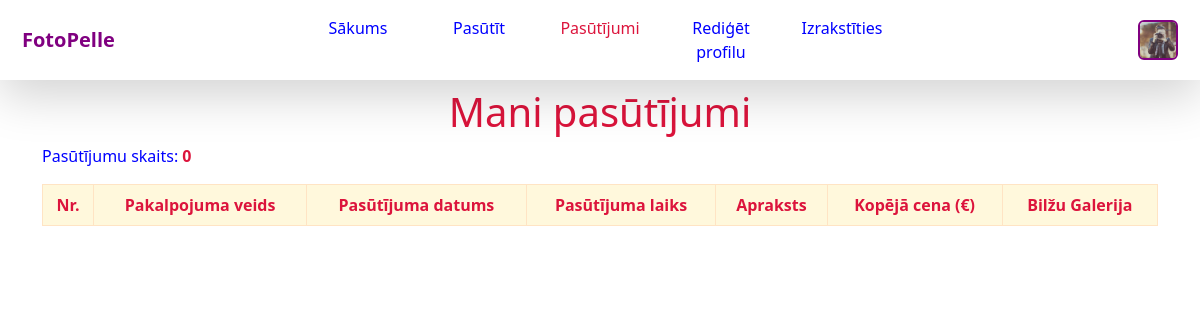
/pasutijumi/ (signed in), run on an earlier commit of the app's database.
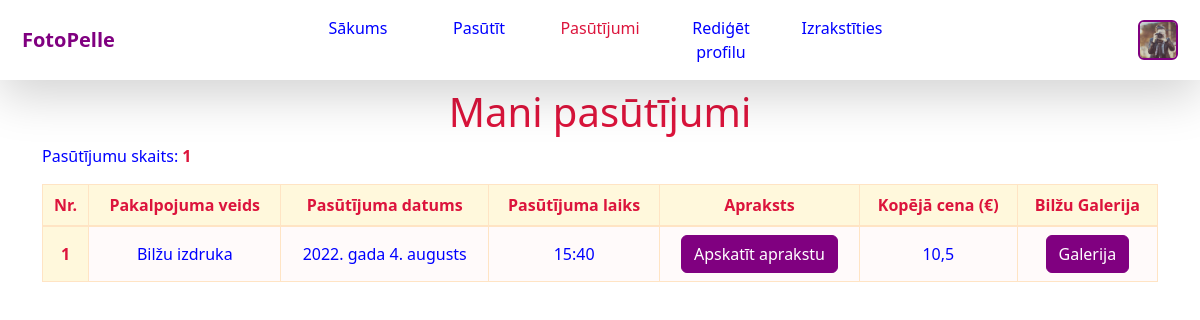
And on a later commit of the database.
### pakalpojumi/models.py (models this page shows, shortened)
class Pasutijums(models.Model):
    id = models.AutoField(primary_key=True)
    aktivs = models.BooleanField(default=True, verbose_name="aktīvs")
    pasutijuma_veiktais_datums = models.DateTimeField(auto_now_add=True, verbose_name="pasūtījuma veiktais datums")
    pasutijuma_datums = models.DateField(verbose_name="pasūtījuma datums")
    pasutijuma_laiks = models.TimeField(verbose_name="pasūtījuma laiks")
    apraksts = models.TextField(null=True)
    kopeja_cena = models.FloatField(null=True, verbose_name="kopējā cena")
    lietotajs = models.ForeignKey(Lietotajs, to_field="epasts", on_delete=models.CASCADE, verbose_name="lietotājs")
    pakalpojuma_veids = models.ForeignKey(PakalpojumaVeids, to_field="nosaukums", on_delete=models.SET_NULL, null=True)
    fotografs = models.ForeignKey(Fotografs, to_field="lietotajs", on_delete=models.SET_NULL, null=True,
                                  verbose_name="fotogrāfs")
    class Meta:
        verbose_name = "Pasūtījums"
        verbose_name_plural = "Pasūtījumi"

class PakalpojumaVeids(models.Model):
    nosaukums = models.CharField(primary_key=True, max_length=128)
    apraksts = models.TextField()
    cena = models.FloatField()
    def __str__(self):
        return self.nosaukums
    class Meta:
        verbose_name = "Pakalpojuma veids"
        verbose_name_plural = "Pakalpojuma veidi"

### pakalpojumi/views.py (the view)
# urls.py: path('pasutijumi/', views.pasutijumi, name="pasūtījumi"),
def pasutijumi(request):
    if request.user.is_anonymous is False:
        if Fotografs.objects.filter(lietotajs=request.user.epasts).exists() or request.user.is_superuser:
            virsraksts = "Visi pasūtījumi"
            vaicajums = Pasutijums.objects.all()
            ir_fotografs = True
        else:
            virsraksts = "Mani pasūtījumi"
            vaicajums = Pasutijums.objects.filter(lietotajs=request.user)
            ir_fotografs = False
        skaits = vaicajums.count()
        return render(request, 'pasutijumi.html', {"pasutijumi": vaicajums, "virsraksts": virsraksts, "skaits": skaits, "diapazona": range(int(skaits)), "ir_fotografs": ir_fotografs})
    else:
        return redirect("/")

### pakalpojumi/templatetags/iegut_pasutijumu.py (called while the page is built)
@register.filter(name="iegut_pasutijumu")
def iegut_pasutijumu(pasutijuma_saraksts, i):
    try:
        return pasutijuma_saraksts[int(i)]
    except:
        return None

### templates/pasutijumi.html (shortened to what this page needs)
{% extends 'pamats.html' %}
{% load iegut_pasutijumu %}
{% load izdailot_telefona_numuru %}
{% block body %}
    <div class="container">
        <h1>{{ virsraksts }}</h1>
        <p>Pasūtījumu skaits: <strong>{{ skaits }}</strong></p>
        <div class="table-responsive">
            <table class="table table-bordered">
                <thead class="tabulas_galvene align-middle">
                    <tr>
                        <th scope="col" data-field="nr">Nr.</th>
                        <th scope="col" data-field="pakalpojuma_veids">Pakalpojuma veids</th>
                        <th scope="col" data-field="pasutijuma_datums">Pasūtījuma datums</th>
                        <th scope="col" data-field="pasutijuma_laiks">Pasūtījuma laiks</th>
                        <th scope="col" data-field="apraksts">Apraksts</th>
                        <th scope="col" data-field="kopeja_cena">Kopējā cena (€)</th>
                        <th scope="col" data-field="bilzu_galerija">Bilžu Galerija</th>
                    </tr>
                </thead>
                <tbody class="table-group-divider align-middle">
                    {% for i in diapazona %}
                        {% with pasutijums=pasutijumi|iegut_pasutijumu:i %}
                            <tr>
                                <th scope="row">{{ i|add:"1" }}</th>
                                <td>{{ pasutijums.pakalpojuma_veids }}</td>
                                <td>{{ pasutijums.pasutijuma_datums }}</td>
                                <td>{{ pasutijums.pasutijuma_laiks }}</td>
                                <td>
                                    <button class="btn" type="button" data-bs-toggle="collapse" data-bs-target="#apraksts_{{ pasutijums.id }}" aria-expanded="false" aria-controls="apraksts_{{ pasutijums.id }}">
                                        Apskatīt aprakstu
                                    </button>
                                </td>
                                <td>{{ pasutijums.kopeja_cena }}</td>
                                <td><a class="btn" type="button" href="/galerijas/{{ pasutijums.id }}">Galerija</a></td>
                            </tr>
                        {% endwith %}
                    {% endfor %}
                </tbody>
            </table>
        </div>
    </div>
{% endblock %}

What changed in the data, as far as the page shows it:
added Pasutijums: pakalpojuma_veids "Bilžu izdruka", pasutijuma_datums "2022. gada 4. augusts", pasutijuma_laiks "15:40", kopeja_cena "10,5"
Also different on the page:
{{ skaits }}: "0" → "1"
new list line: "1 Apskatīt aprakstu Galerija"
